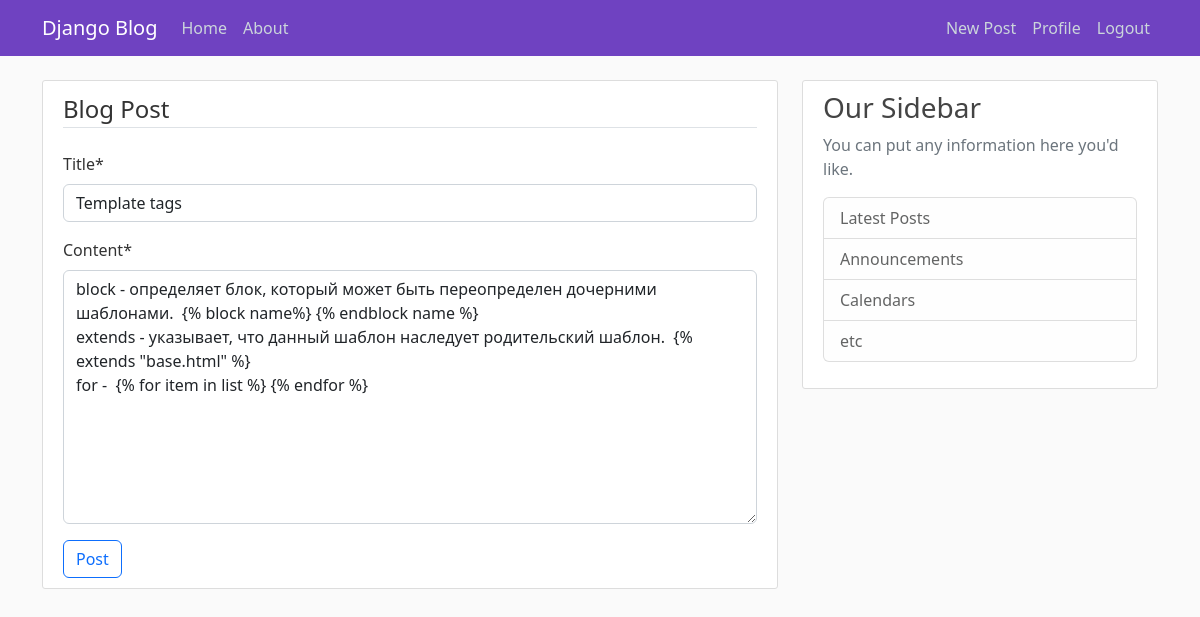
Page /post/6/update/ (signed in) on the committed database.
### blog/models.py (models this page shows, shortened)
class Post(models.Model):
    title = models.CharField(max_length=100)
    content = models.TextField()
    date_posted = models.DateTimeField(default=timezone.now)
    author = models.ForeignKey(User, on_delete=models.CASCADE)

### blog/views.py (the view, shortened to what this page needs)
# urls.py: path('post/<int:pk>/update/', PostUpdateView.as_view(), name='post-update'),
class PostUpdateView(LoginRequiredMixin, UserPassesTestMixin, UpdateView):
    model = Post
    fields = ['title', 'content']
    def test_func(self):
        post = self.get_object()
        if self.request.user == post.author:
            return True
        return False

### blog/templates/blog/post_form.html (shortened to what this page needs)
{% extends "blog/base.html" %}
{% load crispy_forms_tags %}
{% block content %}
    <div class="content-section">
        <form method="POST">
            <fieldset class="form-group">
                <legend class="border-bottom mb-4">Blog Post</legend>
                {{ form|crispy }}
            </fieldset>
            <div class="form-group">
                <button class="btn btn-outline-primary" type="submit">Post</button>
            </div>
        </form>
    </div>
{% endblock content %}

### blog/static/blog/main.css (style rules this page uses)
body { background: #fafafa; color: #333333; margin-top: 5rem; }
.content-section { background: #ffffff; padding: 10px 20px; border: 1px solid #dddddd; border-radius: 3px; margin-bottom: 20px; }

### rows in the picture
Post: title "Template tags", content "block - определяет блок, который может быть переопределен дочерними шаблонами. {% block name%} {% endblock name %} extends - указывает, что данный шаблон наследует родительский шаблон. {% extends \"base.html\" %} for - {% for item in list %} {% endfor %}"
